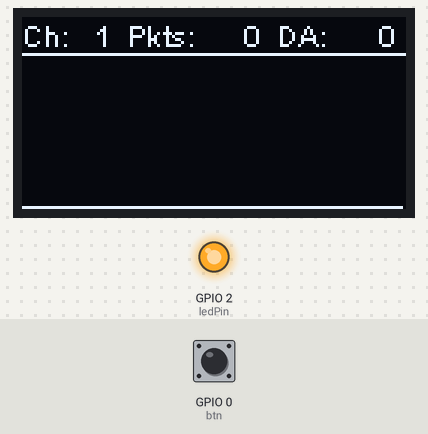
Recording of a sketch running on a simulated ESP8266 (NodeMCU). Shown: 128×64 one-colour display, output pins drawn as LEDs (lit = HIGH). Inputs (shaded band) come from the test bench; at power-on: GPIO 0 (btn) HIGH. EEPROM starts erased; what the sketch prints to the serial monitor is not drawn.

Above: at 3.7 s.
3.8 s: GPIO 0 (btn) pulled LOW for 0.15 s
At 4.2 s:
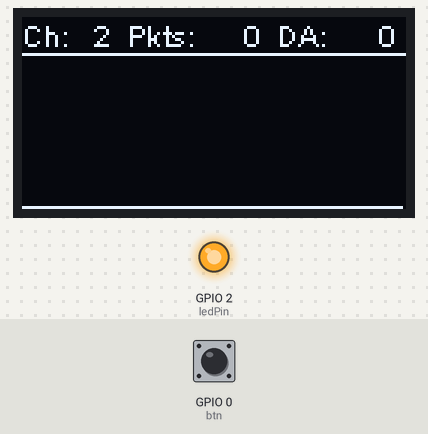
5.4 s: GPIO 0 (btn) pulled LOW for 1 s
7.9 s: GPIO 0 (btn) pulled LOW for 0.15 s
At 8.5 s:
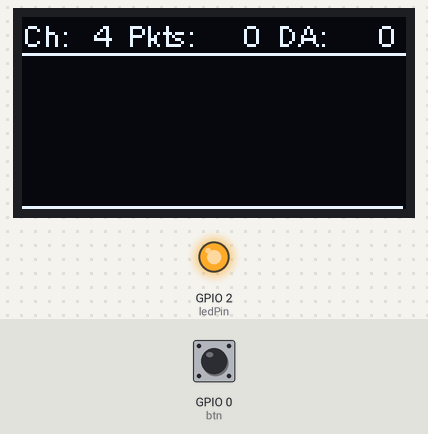
9.5 s: GPIO 0 (btn) pulled LOW for 1 s
At 11.0 s:
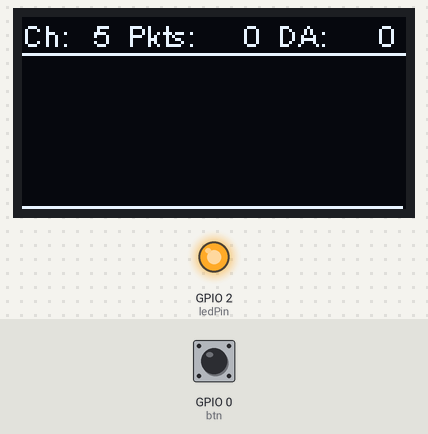
Timing chart, 0 to 12.5 s (numbered marks = the images above; inputs shaded):
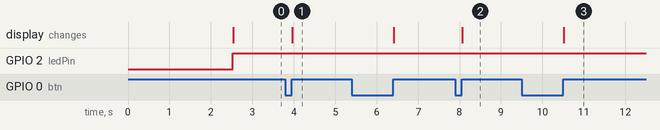

The sketch:

pkt.ino
```cpp
//Packet monitor for esp8266 inspired by Spacehuhn's DeauthDetector

#include <ESP8266WiFi.h>
#include <Wire.h>
#include <EEPROM.h>

#include "SSD1306.h"
#include "SH1106.h"

extern "C" {
#include "user_interface.h"
}

/*===== SETTINGS =====*/
/* create display(Adr, SDA-pin, SCL-pin) */
SSD1306 display(0x3c, 4, 5);   // GPIO 5 = D1, GPIO 4 = D2
//SH1106 display(0x3c, 5, 4);

/* select the button for your board */
#define btn 0         // GPIO 0 = FLASH BUTTON

#define maxCh 11       // max Channel -> US = 11, EU = 13, Japan = 14
#define ledPin 2       // led pin ( 2 = built-in LED)
#define packetRate 5   // min. packets before it gets recognized as an attack

#define flipDisplay true

/* Display settings */
#define minRow       0              /* default =   0 */
#define maxRow     127              /* default = 127 */
#define minLine      0              /* default =   0 */
#define maxLine     63              /* default =  63 */

/* render settings */
#define Row1         0
#define Row2        30
#define Row3        35
#define Row4        80
#define Row5        85
#define Row6       125

#define LineText     0
#define Line        12
#define LineVal     47

//===== Run-Time variables =====//
unsigned long prevTime   = 0;
unsigned long curTime    = 0;
unsigned long pkts       = 0;
unsigned long no_deauths = 0;
unsigned long deauths    = 0;
int curChannel           = 1;
unsigned long maxVal     = 0;
double multiplicator     = 0.0;
bool canBtnPress         = true;

unsigned int val[128];

void sniffer(uint8_t *buf, uint16_t len) {
  pkts++;
  if (buf[12] == 0xA0 || buf[12] == 0xC0) {
    deauths++;
  }
}

void getMultiplicator() {
  maxVal = 1;
  for (int i = 0; i < maxRow; i++) {
    if (val[i] > maxVal) maxVal = val[i];
  }
  if (maxVal > LineVal) multiplicator = (double)LineVal / (double)maxVal;
  else multiplicator = 1;
}

//===== SETUP =====//
void setup() {
  /* start Display */
  display.init();
  if (flipDisplay) display.flipScreenVertically();

  /* show start screen */
  display.clear();
  display.setFont(ArialMT_Plain_16);
  display.drawString(0, 0, "Packet-");
  display.drawString(0, 16, "Monitor");
  display.setFont(ArialMT_Plain_10);
  display.drawString(0, 40, "Copyright (c) 2018");
  display.drawString(0, 50, "Stefan Kremser");
  display.display();
  delay(2500);

  /* start Serial */
  Serial.begin(115200);

  /* load last saved channel */
  EEPROM.begin(4096);
  curChannel = EEPROM.read(2000);
  if (curChannel < 1 || curChannel > maxCh) {
    curChannel = 1;
    EEPROM.write(2000, curChannel);
    EEPROM.commit();
  }

  /* set pin modes for LED */
  pinMode(ledPin, OUTPUT);

  /* setup wifi */
  wifi_set_opmode(STATION_MODE);
  wifi_promiscuous_enable(0);
  WiFi.disconnect();
  wifi_set_promiscuous_rx_cb(sniffer);
  wifi_set_channel(curChannel);
  wifi_promiscuous_enable(1);

  Serial.println("starting!");
}

//===== LOOP =====//
void loop() {
  curTime = millis();

  //on button release
  if (digitalRead(btn) == LOW) {
    if (canBtnPress) canBtnPress = false;
  } else if (!canBtnPress) {
    canBtnPress = true;

    //switch channel
    curChannel++;
    if (curChannel > maxCh) curChannel = 1;
    wifi_set_channel(curChannel);
    for (int i = 0; i < maxRow; i++) val[i] = 0;
    pkts = 0;
    multiplicator = 1;

    //save changes
    EEPROM.write(2000, curChannel);
    EEPROM.commit();

    if (pkts == 0) pkts = deauths;
    no_deauths = pkts - deauths;

    //draw display
    display.clear();
    display.drawLine(minRow, Line, maxRow, Line);
    display.setTextAlignment(TEXT_ALIGN_LEFT);
    display.drawString(Row1, LineText, "Ch:");
    display.drawString(Row3, LineText, "Pkts:");
    display.drawString(Row5, LineText, "DA:");
    display.setTextAlignment(TEXT_ALIGN_RIGHT);
    display.drawString(Row2, LineText, (String)curChannel);
    display.drawString(Row4, LineText, (String)no_deauths);
    display.drawString(Row6, LineText, (String)deauths);
    for (int i = 0; i < maxRow; i++) display.drawLine(i, maxLine, i, maxLine - val[i]*multiplicator);
    display.display();
  }

  //every second
  if (curTime - prevTime >= 1000) {
    prevTime = curTime;

    //move every packet bar one pixel to the left
    for (int i = 0; i < maxRow; i++) {
      val[i] = val[i + 1];
    }
    val[127] = pkts;

    //recalculate scaling factor
    getMultiplicator();

    //deauth alarm
    if (deauths > packetRate) digitalWrite(ledPin, LOW);
    else digitalWrite(ledPin, HIGH);

    if (pkts == 0) pkts = deauths;
    no_deauths = pkts - deauths;

    //draw display
    display.clear();
    display.drawLine(minRow, Line, maxRow, Line);
    display.setTextAlignment(TEXT_ALIGN_LEFT);
    display.drawString(Row1, LineText, "Ch:");
    display.drawString(Row3, LineText, "Pkts:");
    display.drawString(Row5, LineText, "DA:");
    display.setTextAlignment(TEXT_ALIGN_RIGHT);
    display.drawString(Row2, LineText, (String)curChannel);
    display.drawString(Row4, LineText, (String)no_deauths);
    display.drawString(Row6, LineText, (String)deauths);
    for (int i = 0; i < maxRow; i++) display.drawLine(i, maxLine, i, maxLine - val[i]*multiplicator);
    display.display();

    //reset counters
    deauths    = 0;
    pkts       = 0;
  }

}
```

Measured:
- after the input at 3.8 s, the display: changes after 0.17 s (image 1)
- after the input at 7.9 s, the display: changes after 0.17 s (image 2)
- after the input at 9.5 s, the display: changes after 1.0 s (image 3)
